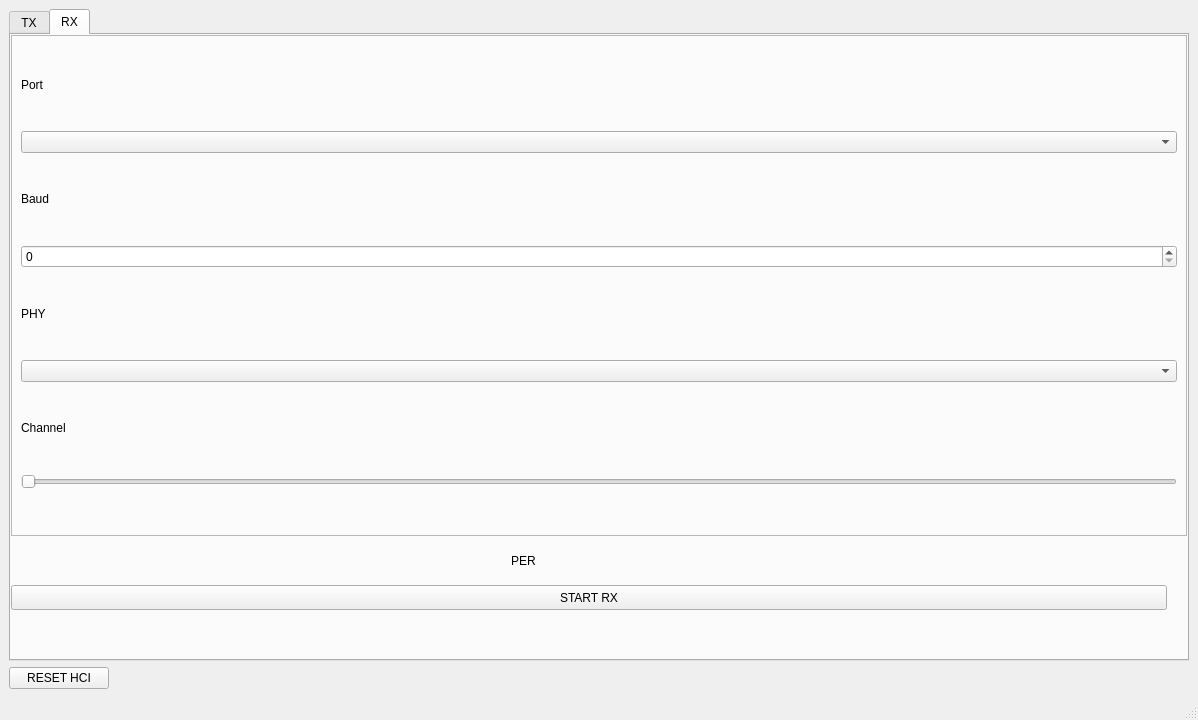
<?xml version="1.0" encoding="UTF-8"?>
<ui version="4.0">
 <class>MainWindow</class>
 <widget class="QMainWindow" name="MainWindow">
  <property name="geometry">
   <rect>
    <x>0</x>
    <y>0</y>
    <width>1198</width>
    <height>720</height>
   </rect>
  </property>
  <property name="maximumSize">
   <size>
    <width>16777215</width>
    <height>720</height>
   </size>
  </property>
  <property name="windowTitle">
   <string>DTM TOOL</string>
  </property>
  <property name="layoutDirection">
   <enum>Qt::LeftToRight</enum>
  </property>
  <property name="autoFillBackground">
   <bool>false</bool>
  </property>
  <widget class="QWidget" name="centralwidget">
   <layout class="QVBoxLayout" name="verticalLayout_3">
    <item>
     <layout class="QHBoxLayout" name="horizontalLayout_5">
      <item>
       <layout class="QVBoxLayout" name="verticalLayout_6">
        <item>
         <widget class="QTabWidget" name="tab_mode">
          <property name="currentIndex">
           <number>1</number>
          </property>
          <widget class="QWidget" name="tab_tx">
           <attribute name="title">
            <string>TX</string>
           </attribute>
           <widget class="QFrame" name="tx_frame">
            <property name="geometry">
             <rect>
              <x>0</x>
              <y>0</y>
              <width>1176</width>
              <height>531</height>
             </rect>
            </property>
            <property name="frameShape">
             <enum>QFrame::StyledPanel</enum>
            </property>
            <property name="frameShadow">
             <enum>QFrame::Raised</enum>
            </property>
            <layout class="QVBoxLayout" name="verticalLayout_4">
             <item>
              <widget class="QLabel" name="label_9">
               <property name="maximumSize">
                <size>
                 <width>16777215</width>
                 <height>20</height>
                </size>
               </property>
               <property name="text">
                <string>Port</string>
               </property>
              </widget>
             </item>
             <item>
              <widget class="QComboBox" name="port_select_tx">
               <property name="currentText">
                <string extracomment="Port"/>
               </property>
              </widget>
             </item>
             <item>
              <widget class="QLabel" name="label_10">
               <property name="maximumSize">
                <size>
                 <width>16777215</width>
                 <height>20</height>
                </size>
               </property>
               <property name="text">
                <string>Baud</string>
               </property>
              </widget>
             </item>
             <item>
              <widget class="QSpinBox" name="baud_rate_select_tx">
               <property name="maximum">
                <number>10000000</number>
               </property>
              </widget>
             </item>
             <item>
              <widget class="QLabel" name="label_11">
               <property name="maximumSize">
                <size>
                 <width>16777215</width>
                 <height>20</height>
                </size>
               </property>
               <property name="text">
                <string>PHY</string>
               </property>
              </widget>
             </item>
             <item>
              <widget class="QComboBox" name="phy_select_tx"/>
             </item>
             <item>
              <widget class="QLabel" name="packet_type_label_3">
               <property name="maximumSize">
                <size>
                 <width>16777215</width>
                 <height>20</height>
                </size>
               </property>
               <property name="text">
                <string>Packet Type</string>
               </property>
              </widget>
             </item>
             <item>
              <widget class="QComboBox" name="packet_type_select_tx"/>
             </item>
             <item>
              <widget class="QLabel" name="label_12">
               <property name="maximumSize">
                <size>
                 <width>16777215</width>
                 <height>20</height>
                </size>
               </property>
               <property name="text">
                <string>Power</string>
               </property>
              </widget>
             </item>
             <item>
              <widget class="QComboBox" name="power_select_tx"/>
             </item>
             <item>
              <widget class="QLabel" name="channel_label_tx">
               <property name="maximumSize">
                <size>
                 <width>16777215</width>
                 <height>20</height>
                </size>
               </property>
               <property name="text">
                <string>Channel</string>
               </property>
              </widget>
             </item>
             <item>
              <widget class="QSlider" name="channel_select_tx">
               <property name="maximum">
                <number>39</number>
               </property>
               <property name="orientation">
                <enum>Qt::Horizontal</enum>
               </property>
              </widget>
             </item>
             <item>
              <widget class="QLabel" name="packet_len_label_tx">
               <property name="maximumSize">
                <size>
                 <width>16777215</width>
                 <height>20</height>
                </size>
               </property>
               <property name="text">
                <string>Packet Length</string>
               </property>
              </widget>
             </item>
             <item>
              <widget class="QSlider" name="packet_len_select_tx">
               <property name="maximum">
                <number>255</number>
               </property>
               <property name="orientation">
                <enum>Qt::Horizontal</enum>
               </property>
              </widget>
             </item>
            </layout>
           </widget>
           <widget class="QPushButton" name="start_stop_btn_tx">
            <property name="geometry">
             <rect>
              <x>510</x>
              <y>550</y>
              <width>100</width>
              <height>25</height>
             </rect>
            </property>
            <property name="maximumSize">
             <size>
              <width>100</width>
              <height>50</height>
             </size>
            </property>
            <property name="text">
             <string>START TX</string>
            </property>
           </widget>
          </widget>
          <widget class="QWidget" name="tab_rx">
           <attribute name="title">
            <string>RX</string>
           </attribute>
           <widget class="QFrame" name="rx_input_frame">
            <property name="geometry">
             <rect>
              <x>0</x>
              <y>0</y>
              <width>1176</width>
              <height>501</height>
             </rect>
            </property>
            <property name="frameShape">
             <enum>QFrame::StyledPanel</enum>
            </property>
            <property name="frameShadow">
             <enum>QFrame::Raised</enum>
            </property>
            <layout class="QVBoxLayout" name="verticalLayout_5">
             <item>
              <widget class="QLabel" name="label_13">
               <property name="maximumSize">
                <size>
                 <width>16777215</width>
                 <height>20</height>
                </size>
               </property>
               <property name="text">
                <string>Port</string>
               </property>
              </widget>
             </item>
             <item>
              <widget class="QComboBox" name="port_select_rx">
               <property name="currentText">
                <string extracomment="Port"/>
               </property>
              </widget>
             </item>
             <item>
              <widget class="QLabel" name="label_14">
               <property name="maximumSize">
                <size>
                 <width>16777215</width>
                 <height>20</height>
                </size>
               </property>
               <property name="text">
                <string>Baud</string>
               </property>
              </widget>
             </item>
             <item>
              <widget class="QSpinBox" name="baud_rate_select_rx">
               <property name="maximum">
                <number>10000000</number>
               </property>
              </widget>
             </item>
             <item>
              <widget class="QLabel" name="label_15">
               <property name="maximumSize">
                <size>
                 <width>16777215</width>
                 <height>20</height>
                </size>
               </property>
               <property name="text">
                <string>PHY</string>
               </property>
              </widget>
             </item>
             <item>
              <widget class="QComboBox" name="phy_select_rx"/>
             </item>
             <item>
              <widget class="QLabel" name="channel_label_rx">
               <property name="maximumSize">
                <size>
                 <width>16777215</width>
                 <height>20</height>
                </size>
               </property>
               <property name="text">
                <string>Channel</string>
               </property>
              </widget>
             </item>
             <item>
              <widget class="QSlider" name="channel_select_rx">
               <property name="maximum">
                <number>39</number>
               </property>
               <property name="orientation">
                <enum>Qt::Horizontal</enum>
               </property>
              </widget>
             </item>
            </layout>
           </widget>
           <widget class="QPushButton" name="start_stop_btn_rx">
            <property name="geometry">
             <rect>
              <x>0</x>
              <y>550</y>
              <width>1156</width>
              <height>25</height>
             </rect>
            </property>
            <property name="text">
             <string>START RX</string>
            </property>
           </widget>
           <widget class="QLabel" name="rx_per_label">
            <property name="geometry">
             <rect>
              <x>500</x>
              <y>510</y>
              <width>181</width>
              <height>31</height>
             </rect>
            </property>
            <property name="text">
             <string>PER</string>
            </property>
           </widget>
          </widget>
         </widget>
        </item>
       </layout>
      </item>
     </layout>
    </item>
    <item>
     <widget class="QPushButton" name="reset_hci">
      <property name="maximumSize">
       <size>
        <width>100</width>
        <height>50</height>
       </size>
      </property>
      <property name="text">
       <string>RESET HCI</string>
      </property>
     </widget>
    </item>
   </layout>
  </widget>
  <widget class="QMenuBar" name="menubar">
   <property name="geometry">
    <rect>
     <x>0</x>
     <y>0</y>
     <width>1198</width>
     <height>22</height>
    </rect>
   </property>
  </widget>
  <widget class="QStatusBar" name="statusbar"/>
 </widget>
 <resources/>
 <connections/>
</ui>
